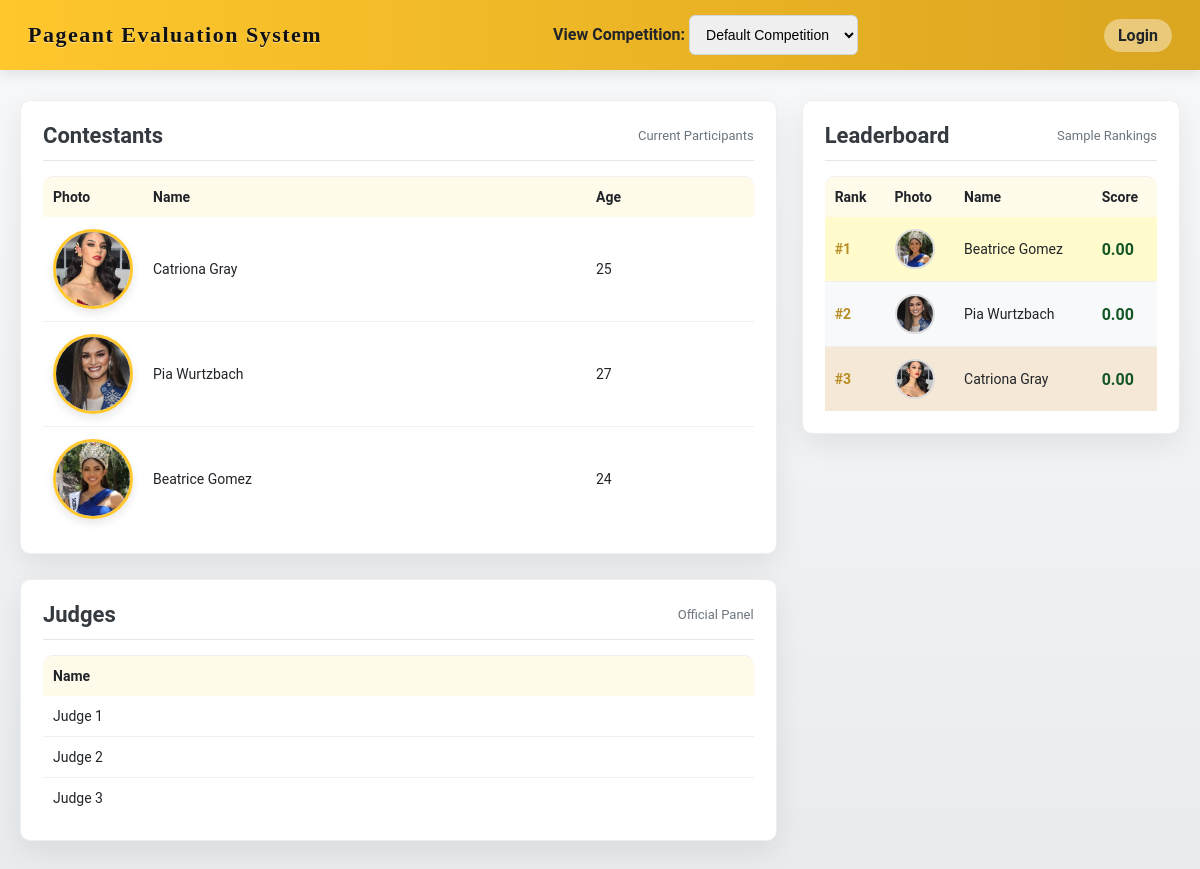
The page / on the database its author committed.
### tables this page shows
CREATE TABLE `contestants` (
    id INT AUTO_INCREMENT PRIMARY KEY,
    name VARCHAR(100) NOT NULL,
    age INT NOT NULL,
    number INT NOT NULL,
    photo VARCHAR(255),
    competition_id INT NOT NULL
);

CREATE TABLE judges (
    id INT AUTO_INCREMENT PRIMARY KEY,
    name VARCHAR(100) NOT NULL,
    username VARCHAR(50) NOT NULL UNIQUE,
    password VARCHAR(255) NOT NULL
);

### index.php (the view, shortened to what this page needs)
<?php
require_once __DIR__ . '/database/db.php';
$default_competition_id = 0;
$default_comp_result = $conn->query("SELECT id FROM competitions ORDER BY created_at DESC LIMIT 1");
if ($default_comp_result && $default_comp_result->num_rows > 0) {
    $default_competition_id = $default_comp_result->fetch_assoc()['id'];
}
$competition_id = (int)($_GET['competition_id'] ?? $default_competition_id);
$all_competitions = $conn->query("SELECT id, name FROM competitions ORDER BY name ASC");
$contestants_stmt = $conn->prepare("SELECT id, name, age, IFNULL(photo,'') AS photo FROM contestants WHERE competition_id = ? ORDER BY id ASC");
$contestants_stmt->bind_param("i", $competition_id);
$contestants_stmt->execute();
$res = $contestants_stmt->get_result();
$judges_stmt = $conn->prepare("SELECT j.name FROM judges j JOIN competition_judges cj ON j.id = cj.judge_id WHERE cj.competition_id = ? ORDER BY j.name ASC");
$judges_stmt->bind_param("i", $competition_id);
$judges_stmt->execute();
$res2 = $judges_stmt->get_result();
$leaderboard_stmt = $conn->prepare("SELECT con.name, con.photo, IFNULL(SUM(s.score * (cri.percentage / 100)) / COUNT(DISTINCT s.judge_id), 0) AS final_score FROM contestants con LEFT JOIN scores s ON con.id = s.contestant_id LEFT JOIN criteria cri ON s.criteria_id = cri.id WHERE con.competition_id = ? GROUP BY con.id, con.name, con.photo ORDER BY final_score DESC");
$leaderboard_stmt->bind_param("i", $competition_id);
$leaderboard_stmt->execute();
$leaderboard = $leaderboard_stmt->get_result();
?>
<!doctype html>
<html lang="en">
<head>
  <link rel="stylesheet" href="style.css">
</head>
<body>
  <div class="topbar">
    <div class="brand">Pageant Evaluation System</div>
    <form method="GET" id="public-competition-form" class="competition-selector" style="margin: 0 auto;">
        <label for="competition_id" style="color: var(--text); font-weight: 600;">View Competition:</label>
        <select name="competition_id" id="competition_id" class="input" onchange="this.form.submit();">
            <?php while($comp = $all_competitions->fetch_assoc()): ?>
                <option value="<?= $comp['id'] ?>" <?= $comp['id'] == $competition_id ? 'selected' : '' ?>>
                    <?= htmlspecialchars($comp['name']) ?>
                </option>
            <?php endwhile; ?>
        </select>
    </form>
    <div class="links">
      <a href="login.php">Login</a>
    </div>
  </div>
  <div class="wrapper">
    <div class="grid">
      <main>
        <div class="card">
          <div class="header-row">
            <h2>Contestants</h2>
            <div class="small">Current Participants</div>
          </div>
          <?php if ($res && $res->num_rows): ?>
            <table>
              <thead><tr><th>Photo</th><th>Name</th><th>Age</th></tr></thead>
              <tbody>
                <?php while($r = $res->fetch_assoc()):
                  $photo = (!empty($r['photo']) && file_exists(__DIR__ . '/assets/' . $r['photo'])) ? 'assets/' . $r['photo'] : '';
                ?>
                <tr>
                  <td class="td-photo"><?= $photo ? '<img src="'.htmlspecialchars($photo).'" class="thumb">' : '<div class="thumb placeholder"></div>' ?></td>
                  <td><?= htmlspecialchars($r['name']) ?></td>
                  <td><?= htmlspecialchars($r['age']) ?></td>
                </tr>
                <?php endwhile; ?>
              </tbody>
            </table>
          <?php else: ?>
            <p class="small">No contestants found.</p>
          <?php endif; ?>
        </div>
        <div class="card">
          <div class="header-row">
            <h2>Judges</h2>
            <div class="small">Official Panel</div>
          </div>
          <?php if ($res2 && $res2->num_rows): ?>
            <table>
              <thead><tr><th>Name</th></tr></thead>
              <tbody>
                <?php while($j = $res2->fetch_assoc()): ?>
                <tr><td><?= htmlspecialchars($j['name']) ?></td></tr>
                <?php endwhile; ?>
              </tbody>
            </table>
          <?php else: ?>
            <p class="small">No judges available.</p>
          <?php endif; ?>
        </div>
      </main>
      <aside>
        <div class="card">
          <div class="header-row">
            <h2>Leaderboard</h2>
            <div class="small">Sample Rankings</div>
          </div>
          <?php if ($leaderboard && $leaderboard->num_rows): ?>
            <table class="leaderboard">
              <thead>
                <tr><th>Rank</th><th>Photo</th><th>Name</th><th>Score</th></tr>
              </thead>
              <tbody>
                <?php
                  $rank = 1;
                  while($l = $leaderboard->fetch_assoc()):
                    $photo = (!empty($l['photo']) && file_exists(__DIR__ . '/assets/' . $l['photo'])) ? 'assets/' . $l['photo'] : '';
                ?>
                <tr class="rank-<?= $rank ?>">
                  <td>#<?= $rank++ ?></td>
                  <td><?= $photo ? '<img src="'.htmlspecialchars($photo).'" class="thumb-small">' : '<div class="thumb-small placeholder"></div>' ?></td>
                  <td><?= htmlspecialchars($l['name']) ?></td>
                  <td><strong><?= number_format($l['final_score'], 2) ?></strong></td>
                </tr>
                <?php endwhile; ?>
              </tbody>
            </table>
          <?php else: ?>
            <p class="small">No participants yet.</p>
          <?php endif; ?>
        </div>
      </aside>
    </div>
  </div>
</body>
</html>

### style.css (style rules this page uses)
:root { --gold: #FFC72C; --gold-dark: #b78c22; --bg: #F8F9FA; --muted: #6C757D; --card-shadow: 0 10px 30px rgba(0,0,0,0.08); --accent: #fff; --accent-2: #FFFBEB; --text: #212529; --radius: 10px; --maxw: 1200px; --serif: "Playfair Display", Georgia, "Times New Roman", serif; --sans: "Roboto", "Segoe UI", Arial, sans-serif; --transition-fast: 0.15s ease-out; }
* { box-sizing:border-box; }
body { margin:0; font-family:var(--sans); color:var(--text); background:linear-gradient(180deg, var(--bg) 0%, #E9ECEF 100%); -webkit-font-smoothing:antialiased; -moz-osx-font-smoothing:grayscale; }
.topbar { background:linear-gradient(90deg, var(--gold) 0%, #DAA520 100%); padding:15px 28px; display:flex; justify-content:space-between; align-items:center; box-shadow:0 4px 12px rgba(0,0,0,0.1); }
.brand { font-family:var(--serif); font-size:22px; font-weight:700; color:#111; letter-spacing:1.5px; text-shadow: 0 1px 1px rgba(255, 255, 255, 0.5); }
.topbar .links { display: flex; align-items: center; gap: 8px; }
.topbar .links a { color:var(--text); text-decoration:none; margin-left:15px; font-weight:600; background:rgba(255,255,255,0.4); padding:7px 14px; border-radius:20px; transition:all var(--transition-fast); }
.wrapper { max-width:var(--maxw); margin:30px auto; padding:0 20px; }
.grid { display:grid; grid-template-columns: 2fr 1fr; gap:25px; align-items:start; }
main { display: flex; flex-direction: column; gap: 25px; }
.card { background:var(--accent); border-radius:var(--radius); padding:22px; box-shadow:var(--card-shadow); overflow:visible; border: 1px solid #eee; }
.header-row { display:flex; justify-content:space-between; align-items:center; gap:12px; margin-bottom:15px; border-bottom:1px solid rgba(220,220,220,0.7); padding-bottom:12px; }
.header-row h2 { margin:0; font-family:var(--sans); color:#343A40; font-size:22px; font-weight:700; }
.small { font-size:13px; color:var(--muted); }
.table, table { width:100%; border-collapse:separate; border-spacing:0; }
table thead th { text-align:left; padding:12px 10px; background:var(--accent-2); color:var(--text); font-weight:600; font-size:14px; border-top: 1px solid #f0f0f0; }
table thead tr th:first-child { border-top-left-radius: var(--radius); }
table thead tr th:last-child { border-top-right-radius: var(--radius); }
tbody td { padding:12px 10px; border-bottom:1px solid #f0f0f0; font-size:14px; vertical-align:middle; transition: background-color var(--transition-fast); }
tbody tr:last-child td { border-bottom: none; }
.td-photo { width:90px; }
.thumb { width:80px; height:80px; object-fit:cover; border-radius:50%; display:block; box-shadow:0 4px 10px rgba(0,0,0,0.1); border: 3px solid var(--gold); }
.thumb-small { width:40px; height:40px; object-fit:cover; border-radius:50%; display:block; border: 2px solid #ddd; }
.leaderboard thead th { font-size:14px; }
.leaderboard tbody td:first-child { font-weight: 700; color: var(--gold-dark); }
.leaderboard tbody td:last-child strong { font-size: 16px; color: #155724; }
.rank-1 { background: #FFFBCC; }
.rank-2 { background: #F8F9FA; }
.rank-3 { background: #F5E8D6; }
.input, input[type=text], input[type=number], select { padding:10px 12px; border-radius:6px; border:1px solid #ced4da; font-size:14px; outline:none; transition:border-color var(--transition-fast), box-shadow var(--transition-fast); }

### rows shown on the page
contestants: shows a picture, name "Catriona Gray", age "25"
contestants: shows a picture, name "Pia Wurtzbach", age "27"
contestants: shows a picture, name "Beatrice Gomez", age "24"
judges: name "Judge 1"
judges: name "Judge 2"
judges: name "Judge 3"

### other values the page prints
$l['name'] "Beatrice Gomez"
$l['final_score'] "0.00"
$l['name'] "Pia Wurtzbach"
$l['name'] "Catriona Gray"
form field competition_id "Default Competition"
